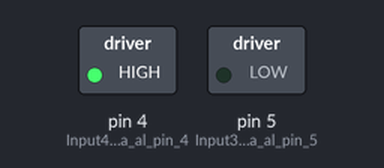
This sketch was run on a simulated Arduino Uno, built with avr-gcc and run on an emulated ATmega328P. On the bench: switched loads named in the sketch (green lamp = pin HIGH).

Above: at 3.0 s.
At 9.0 s:
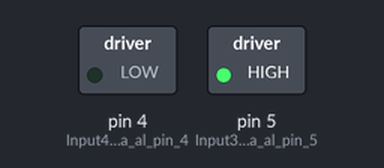
Timing chart, 0 to 15.6 s (numbered marks = the images above):
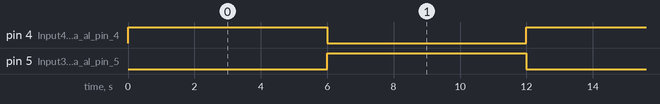

Measured:
- by itself, pin 4 (Input4_conectada_al_pin_4), pin 5 (Input3_conectada_al_pin_5): alternates HIGH for 6.0 s and LOW for 6.0 s

The sketch:

sketch_mar24b.ino
```cpp
void setup()
{
  pinMode (4, OUTPUT);    // Input4 conectada al pin 4
  pinMode (5, OUTPUT);    // Input3 conectada al pin 5
}
void loop()
{
  // Motor gira en un sentido
  digitalWrite (4, HIGH);
  digitalWrite (5, LOW);
  delay(5000);

  // Motor no gira
  digitalWrite (A2, 0);
  delay(1000);

  digitalWrite (5, HIGH);
  digitalWrite (4, LOW);
  delay(5000);

  // Motor no gira
  digitalWrite (A1, 0);
  delay(1000);
}
```
